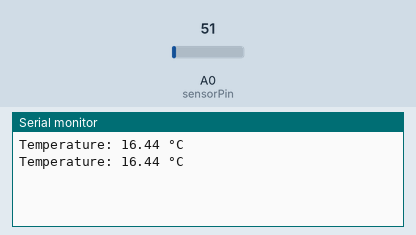
A sketch run on a simulated Arduino Uno, built with avr-gcc and run on an emulated ATmega328P. On the bench: the last lines printed to the serial monitor. The inputs (shaded band) are chosen by the test bench; at power-on: A0 (sensorPin) = 51.

Above: at 1.8 s.
1.9 s: A0 (sensorPin) set to 61
At 2.8 s:
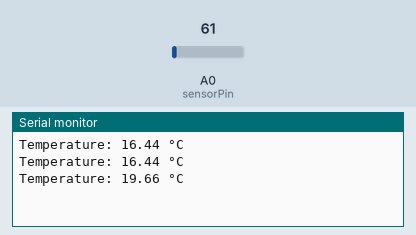
3.4 s: A0 (sensorPin) set to 71
At 4.8 s:
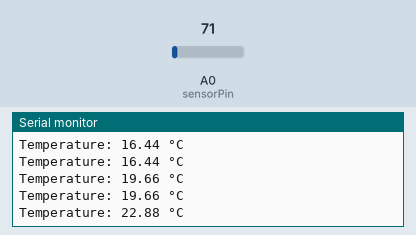
Timing chart, 0 to 6.4 s (numbered marks = the images above; inputs shaded):
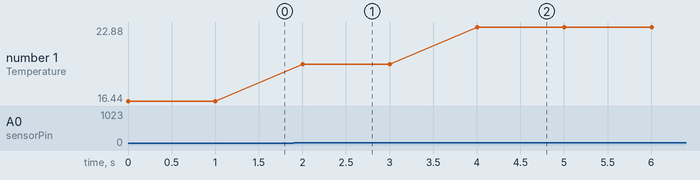

The sketch:

24-LM35-sensor.ino
```cpp
/*
Wiring:
- LM35 GND pin -> ESP8266 GND
- LM35 VCC pin -> 5v
- LM35 OUT pin -> ESP8266 A0 (Analog Pin)
*/


const int sensorPin = A0; // LM35 analog output connected to A0 pin on ESP8266
float temperature;

void setup() {
  Serial.begin(9600); // Set the baud rate to 9600
}

void loop() {
  int sensorValue = analogRead(sensorPin); // Read the analog value
  temperature = (sensorValue * 3.3) / 1024.0; // Convert to voltage (0-3.3V)
  temperature = temperature * 100; // LM35 outputs 10mV per degree Celsius

  Serial.print("Temperature: ");
  Serial.print(temperature);
  Serial.println(" °C");

  delay(1000); // Delay for 1 second
}
```

Measured:
- after the input at 1.9 s, the serial monitor: prints a new line after 0.10 s (image 1)
- after the input at 3.4 s, the serial monitor: prints a new line after 0.60 s (image 2)
- plotted number 1: 16.44 → 19.66 after the input at 1.9 s, 19.66 → 22.88 after the input at 3.4 s
